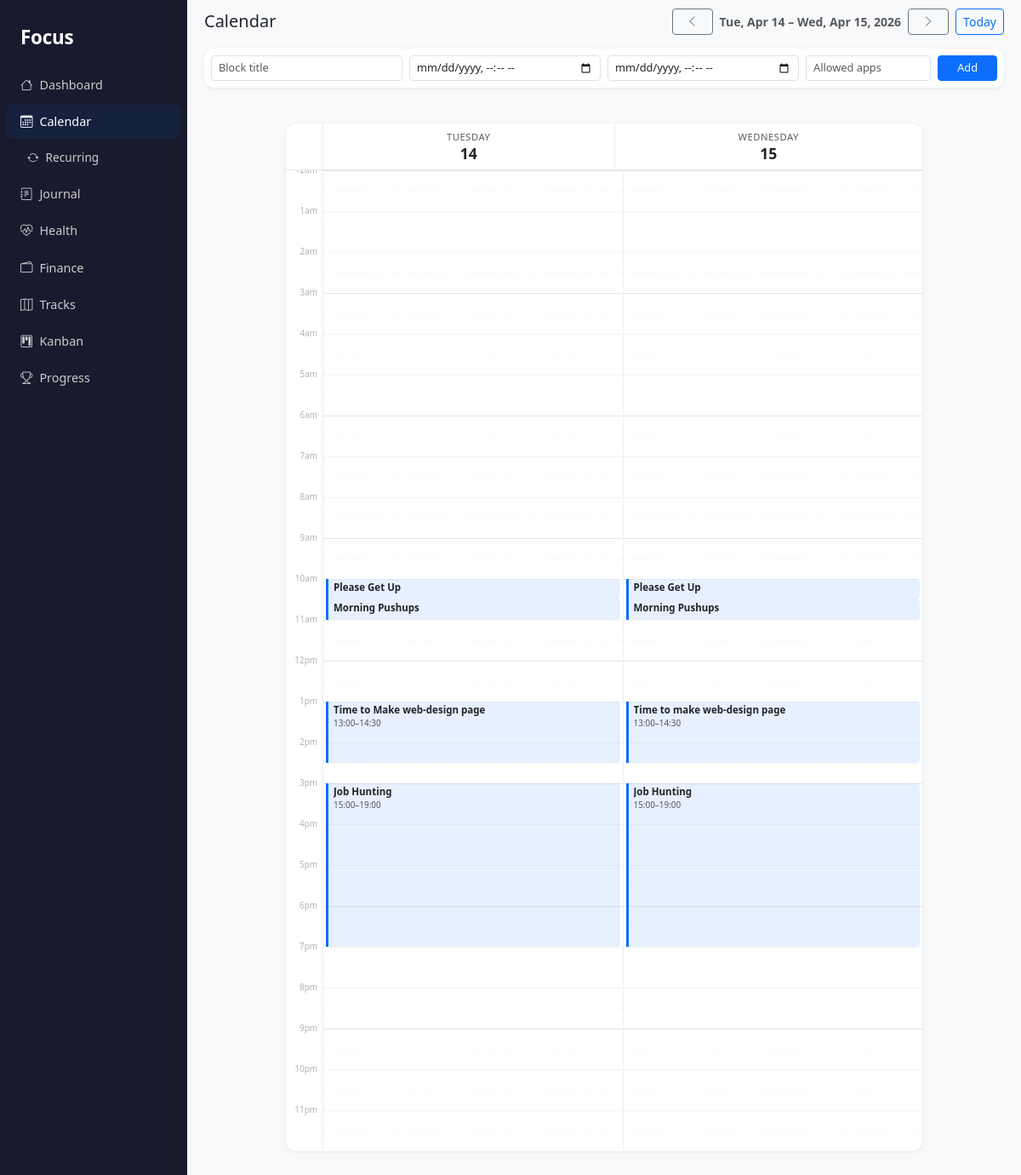
Page /calendar?day=2026-04-14 on the committed database.
### models.py (models this page shows, shortened)
class CalendarBlock(db.Model):
    __tablename__ = "calendar_blocks"
    id = db.Column(db.String(36), primary_key=True, default=new_uuid)
    title = db.Column(db.String(200), nullable=False)
    starts_at = db.Column(db.DateTime, nullable=False)
    ends_at = db.Column(db.DateTime, nullable=False)
    allowed_apps = db.Column(db.String(500), default="")  # comma-separated
    adherence_score = db.Column(db.Float, nullable=True)
    recurring_block_id = db.Column(db.String(36), db.ForeignKey("recurring_blocks.id"), nullable=True)
    created_at = db.Column(db.DateTime, default=datetime.utcnow)
    usage_logs = db.relationship("UsageLog", backref="block", lazy=True, cascade="all, delete-orphan")
    @property
    def duration_minutes(self):
        delta = self.ends_at - self.starts_at
        return max(delta.total_seconds() / 60, 1)
    @property
    def score_color(self):
        s = self.adherence_score
        if s is None:
            return "secondary"
        if s >= 70:
            return "success"
        if s >= 50:
            return "warning"
        return "danger"

### app.py (the view)
@app.route("/calendar")
def calendar_index():
    day_str = request.args.get("day")
    if day_str:
        try:
            anchor = date.fromisoformat(day_str)
        except ValueError:
            anchor = date.today()
    else:
        anchor = date.today()
    days = [anchor, anchor + timedelta(days=1)]
    materialize_recurring(days)
    blocks = CalendarBlock.query.filter(
        db.func.date(CalendarBlock.starts_at) >= days[0],
        db.func.date(CalendarBlock.starts_at) <= days[1]
    ).order_by(CalendarBlock.starts_at).all()
    blocks_by_day = defaultdict(list)
    for b in blocks:
        top, height = block_position(b)
        blocks_by_day[b.starts_at.date()].append({
            "block": b, "top": top, "height": height
        })
    prev_day = (anchor - timedelta(days=2)).isoformat()
    next_day = (anchor + timedelta(days=2)).isoformat()
    today_day = date.today().isoformat()
    return render_template("calendar/index.html",
        days=days,
        blocks_by_day=blocks_by_day,
        prev_day=prev_day,
        next_day=next_day,
        today_day=today_day,
        hours=range(24),
        total_height=TOTAL_HEIGHT,
        px_per_hour=PX_PER_HOUR,
        anchor=anchor
    )

### app.py (called while the page is built, shortened)
def materialize_recurring(days):
    recurring = RecurringBlock.query.filter_by(active=True).all()
    for r in recurring:
        for d in days:
            if not r.occurs_on(d):
                continue
            existing = CalendarBlock.query.filter_by(
                recurring_block_id=r.id
            ).filter(db.func.date(CalendarBlock.starts_at) == d).first()
            if existing:
                continue
    db.session.commit()

def block_position(block):
    start_min = block.starts_at.hour * 60 + block.starts_at.minute
    top = int(start_min * PX_PER_HOUR / 60)
    height = max(int(block.duration_minutes * PX_PER_HOUR / 60), 24)
    return top, height

### models.py (called while the page is built)
    def occurs_on(self, d):
        if not self.active:
            return False
        if self.recurrence_type == "daily":
            return True
        if self.recurrence_type == "weekly":
            return d.weekday() in self.days_of_week_list
        if self.recurrence_type == "monthly":
            return self.day_of_month == d.day
        return False

### templates/calendar/index.html (shortened to what this page needs)
{% extends "base.html" %}
{% block main_class %}main-flex{% endblock %}
{% block content %}
<div class="d-flex justify-content-between align-items-center mb-1 flex-wrap gap-2" style="flex-shrink:0;">
  <h5 class="mb-0">Calendar</h5>
  <div class="d-flex gap-2 align-items-center flex-wrap">
    <a href="{{ url_for('calendar_index', day=prev_day) }}" class="btn btn-outline-secondary btn-sm px-3">
      <i class="bi bi-chevron-left"></i>
    </a>
    <span class="text-muted small fw-semibold text-nowrap">
      {{ days[0].strftime('%a, %b %d') }} – {{ days[1].strftime('%a, %b %d, %Y') }}
    </span>
    <a href="{{ url_for('calendar_index', day=next_day) }}" class="btn btn-outline-secondary btn-sm px-3">
      <i class="bi bi-chevron-right"></i>
    </a>
    <a href="{{ url_for('calendar_index') }}" class="btn btn-outline-primary btn-sm">Today</a>
  </div>
</div>
<div class="card p-2 mb-1 cal-add-form" style="flex-shrink:0;">
  <form method="post" action="{{ url_for('create_block') }}" class="row g-2 align-items-end">
    <div class="col-12 col-sm-6 col-md-3">
      <input type="text" name="title" class="form-control form-control-sm" placeholder="Block title" required>
    </div>
    <div class="col-12 col-sm-6 col-md-3">
      <input type="datetime-local" name="starts_at" class="form-control form-control-sm" required>
    </div>
    <div class="col-12 col-sm-6 col-md-3">
      <input type="datetime-local" name="ends_at" class="form-control form-control-sm" required>
    </div>
    <div class="col-12 col-sm-6 col-md-2">
      <input type="text" name="allowed_apps" class="form-control form-control-sm" placeholder="Allowed apps">
    </div>
    <div class="col-12 col-md-1">
      <button class="btn btn-primary btn-sm w-100">Add</button>
    </div>
  </form>
</div>
<div class="card overflow-hidden cal-card d-none d-md-flex"
     style="flex:1;min-height:0;display:flex;flex-direction:column;margin:2rem 6rem 3rem;">
  <div class="d-flex" style="flex-shrink:0;border-bottom:1px solid rgba(0,0,0,0.1);">
    <div style="width:44px;min-width:44px;flex-shrink:0;border-right:1px solid rgba(0,0,0,0.08);"></div>
    {% for day in days %}
    <div class="flex-grow-1 text-center py-2"
         style="{% if not loop.last %}border-right:1px solid rgba(0,0,0,0.06);{% endif %}
                {% if day.isoformat() == today_day %}background:rgba(13,110,253,0.04);{% endif %}">
      <div class="text-muted" style="font-size:0.7rem;text-transform:uppercase;letter-spacing:.05em;">
        {{ day.strftime('%A') }}
      </div>
      <div class="fw-bold {% if day.isoformat() == today_day %}text-primary{% endif %}" style="font-size:1.1rem;line-height:1.2;">
        {{ day.strftime('%d') }}
      </div>
    </div>
    {% endfor %}
  </div>
  <div id="cal-scroll" style="flex:1;min-height:0;overflow-y:auto;display:flex;">
    <div style="width:44px;min-width:44px;flex-shrink:0;position:relative;
                height:{{ total_height }}px;border-right:1px solid rgba(0,0,0,0.08);">
      {% for h in hours %}
        <div style="position:absolute;top:{{ h * px_per_hour }}px;right:6px;
                    font-size:0.62rem;color:rgba(0,0,0,0.3);line-height:1;
                    transform:translateY(-50%);">
          {% if h == 0 %}12am
          {% elif h < 12 %}{{ h }}am
          {% elif h == 12 %}12pm
          {% else %}{{ h - 12 }}pm
          {% endif %}
        </div>
      {% endfor %}
    </div>
    {% for day in days %}
    <div class="flex-grow-1" style="position:relative;height:{{ total_height }}px;min-width:0;
         {% if not loop.last %}border-right:1px solid rgba(0,0,0,0.06);{% endif %}
         {% if day.isoformat() == today_day %}background:rgba(13,110,253,0.015);{% endif %}">
      {% for h in hours %}
        <div style="position:absolute;left:0;right:0;top:{{ h * px_per_hour }}px;
                    border-top:1px solid rgba(0,0,0,{% if h % 3 == 0 %}0.1{% else %}0.045{% endif %});
                    pointer-events:none;"></div>
        <div style="position:absolute;left:0;right:0;top:{{ h * px_per_hour + px_per_hour // 2 }}px;
                    border-top:1px dashed rgba(0,0,0,0.03);pointer-events:none;"></div>
      {% endfor %}
      {% for item in blocks_by_day[day] %}
        {% set b = item.block %}
        <a href="{{ url_for('block_detail', id=b.id) }}" class="text-decoration-none"
           style="position:absolute;
                  left:3px;right:3px;
                  top:{{ item.top }}px;
                  height:{{ item.height }}px;
                  background:{% if b.score_color == 'success' %}rgba(25,135,84,0.15)
                             {% elif b.score_color == 'warning' %}rgba(255,193,7,0.2)
                             {% elif b.score_color == 'danger' %}rgba(220,53,69,0.13)
                             {% else %}rgba(13,110,253,0.1){% endif %};
                  border-left:3px solid
                             {% if b.score_color == 'success' %}#198754
                             {% elif b.score_color == 'warning' %}#e6a700
                             {% elif b.score_color == 'danger' %}#dc3545
                             {% else %}#0d6efd{% endif %};
                  border-radius:0 4px 4px 0;
                  padding:3px 6px;
                  overflow:hidden;
                  z-index:1;
                  transition:filter .15s;">
          <div class="fw-semibold text-dark" style="font-size:0.72rem;line-height:1.3;
               white-space:nowrap;overflow:hidden;text-overflow:ellipsis;">
            {{ b.title }}
          </div>
          {% if item.height > 30 %}
          <div class="text-muted" style="font-size:0.62rem;white-space:nowrap;">
            {{ b.starts_at.strftime('%H:%M') }}–{{ b.ends_at.strftime('%H:%M') }}
          </div>
          {% endif %}
        </a>
      {% endfor %}
    </div>
    {% endfor %}
  </div>
</div>
{% endblock %}

### static/focus.css (style rules this page uses)
:root { --sidebar-w: 220px; --topbar-h: 54px; --sidebar-bg: #1a1a2e; --sidebar-active: #16213e; --sidebar-text: #ccc; --radius-card: 12px; --shadow-card: 0 1px 4px rgba(0,0,0,.08); --gap-page: 1rem; }
*, *::before, *::after { box-sizing: border-box; }
body { background: #f8f9fa; overflow-x: hidden; -webkit-text-size-adjust: 100%; }
.card { border: none; border-radius: var(--radius-card); box-shadow: var(--shadow-card); }
.cal-add-form .form-control-sm, .cal-add-form .btn-sm { font-size: .8rem; }
.cal-card { margin-top: .25rem; padding: 0; }
@media (min-width: 768px) { #main-content.main-flex > * + * { margin-top: .4rem; } }
@media (min-width: 768px) { #main-content.main-flex .cal-card { margin-top: .5rem; } }
@media (min-width: 768px) { body { height: 100vh; overflow: hidden; } }

### templates/calendar/index.html (style rules this page uses)
#cal-scroll { scroll-behavior: smooth; }

### rows in the picture
CalendarBlock: title "Please Get Up"
CalendarBlock: title "Morning Pushups"
CalendarBlock: title "Time to Make web-design page", starts_at "13:00", ends_at "14:30"
CalendarBlock: title "Job Hunting", starts_at "15:00", ends_at "19:00"
CalendarBlock: title "Please Get Up"
CalendarBlock: title "Morning Pushups"
CalendarBlock: title "Time to make web-design page", starts_at "13:00", ends_at "14:30"
CalendarBlock: title "Job Hunting", starts_at "15:00", ends_at "19:00"

### other values in the picture
{{ days[0].strftime('%a, %b %d') }} "Tue, Apr 14"
{{ days[1].strftime('%a, %b %d, %Y') }} "Wed, Apr 15, 2026"
{{ day.strftime('%A') }} "TUESDAY" "WEDNESDAY"
{{ day.strftime('%d') }} "14" "15"
{{ h }} "1" "2" "3" "4" "5" "6" "7" "8" "9" "10" "11"
{{ h - 12 }} "1" "2" "3" "4" "5" "6" "7" "8" "9" "10" "11"
